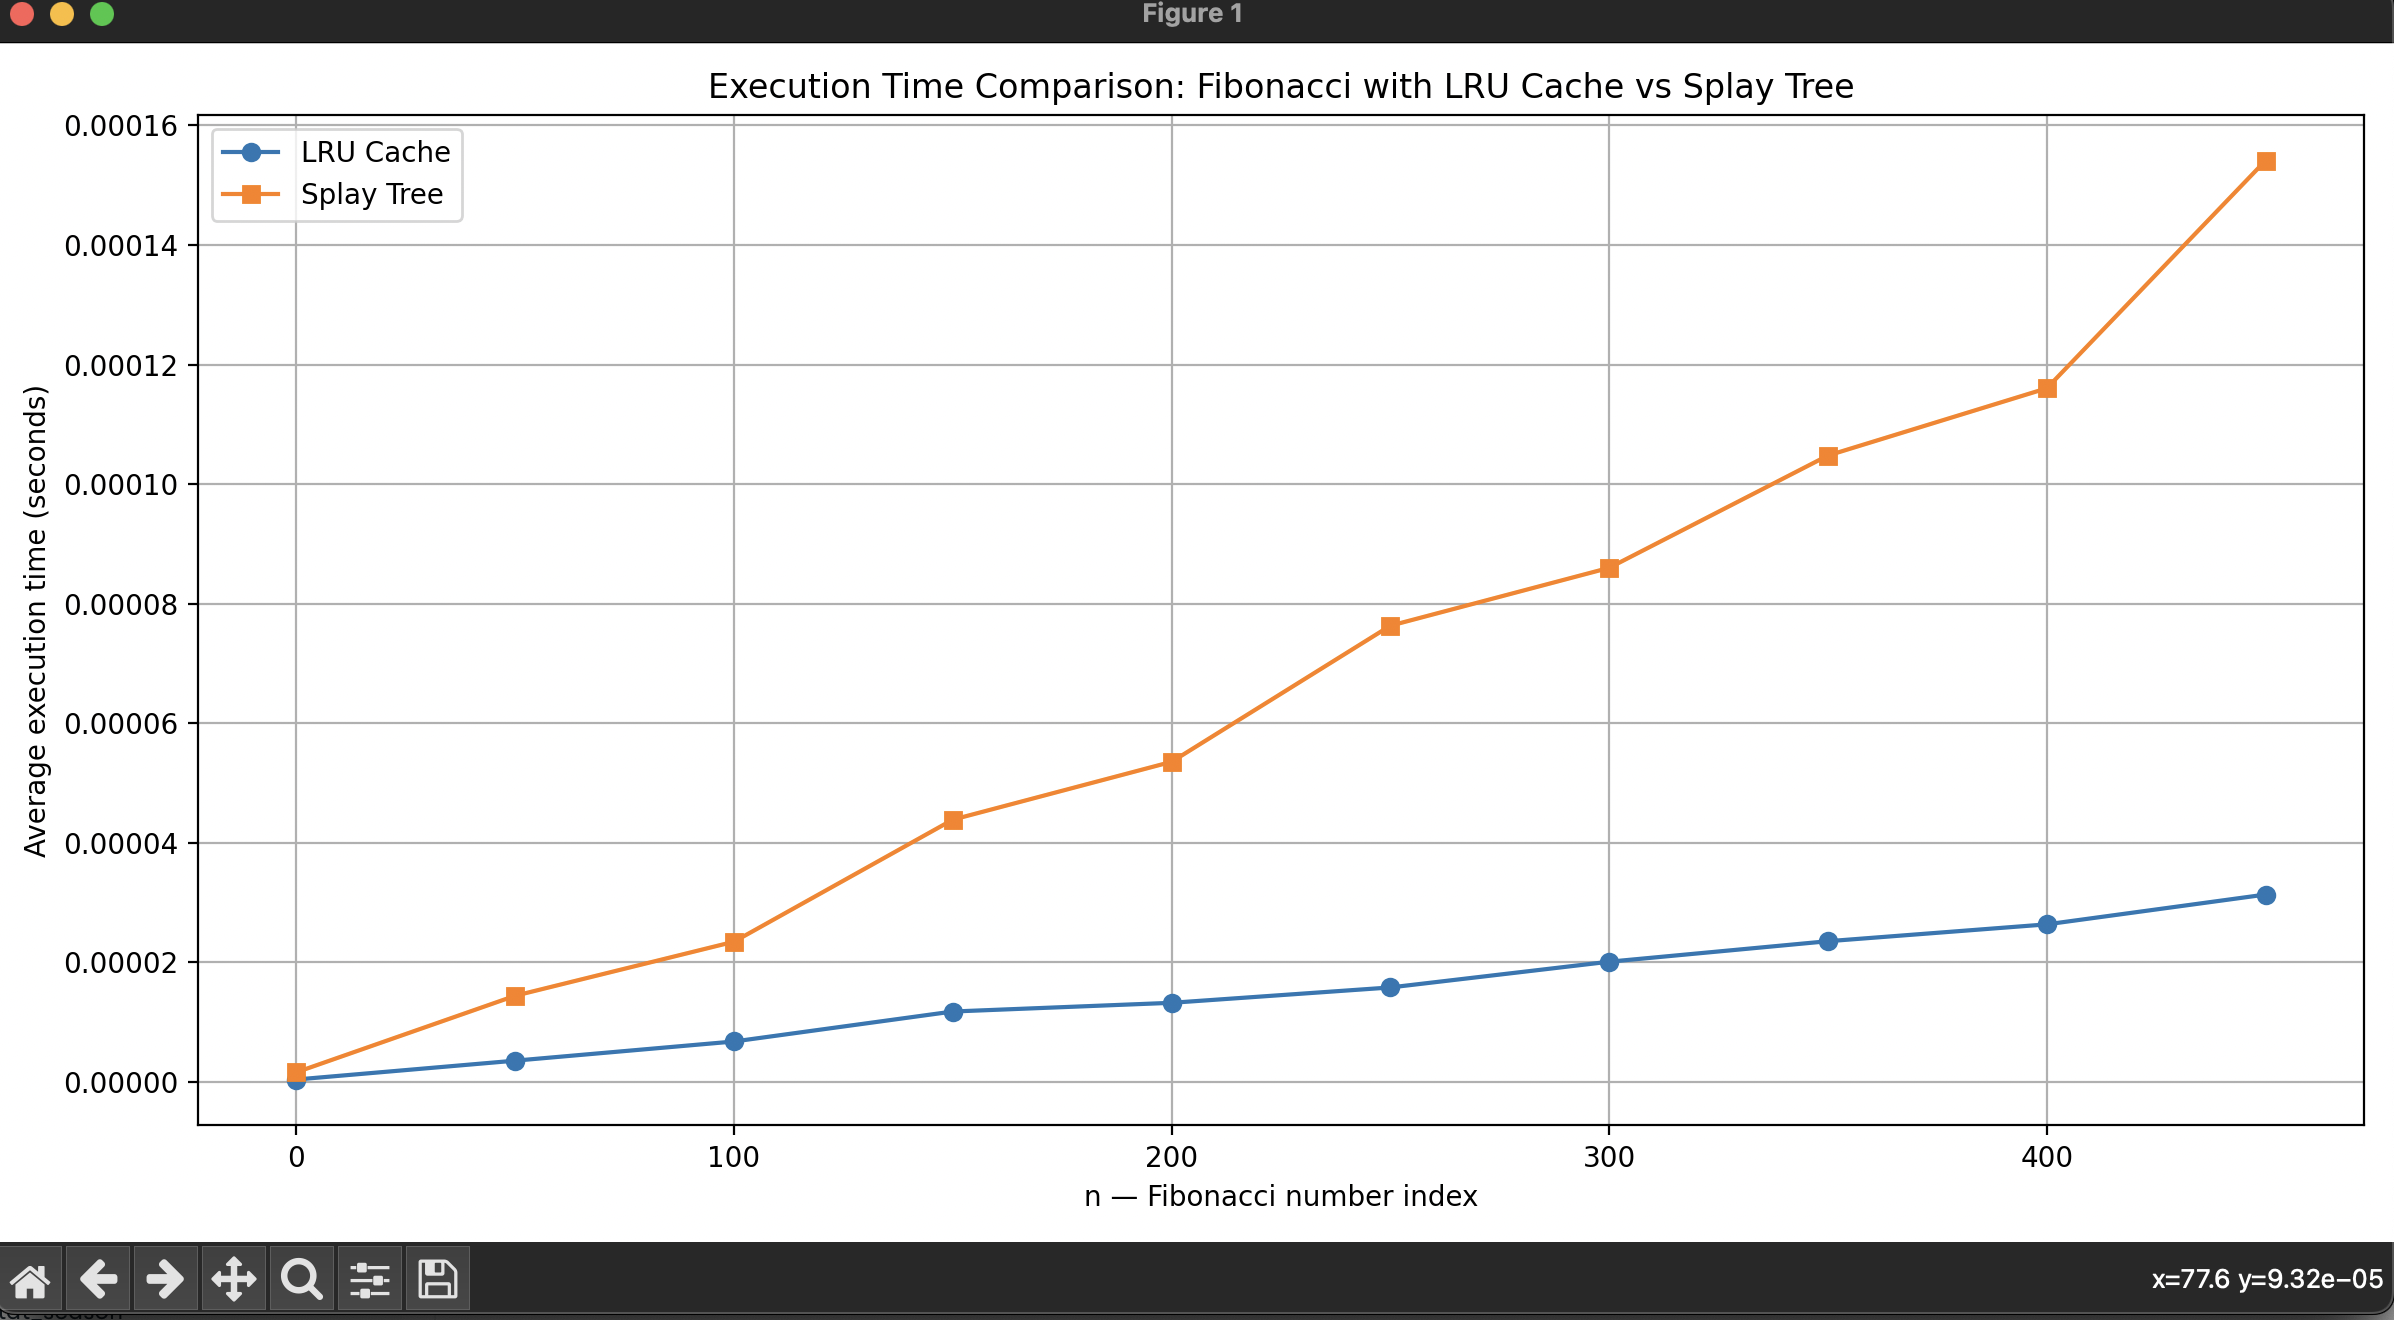

Write Python code to recreate this figure.
import timeit
import sys
from functools import lru_cache
import matplotlib.pyplot as plt
from tabulate import tabulate

# Increase recursion limit for large Fibonacci numbers
sys.setrecursionlimit(5000)

# --- LRU Cache implementation --- #


@lru_cache(maxsize=None)
def fibonacci_lru(n):
    if n < 2:
        return n
    return fibonacci_lru(n - 1) + fibonacci_lru(n - 2)

# --- Node for Splay Tree --- #


class Node:
    def __init__(self, key, value):
        self.key = key
        self.value = value
        self.left = None
        self.right = None

# --- Splay Tree implementation --- #


class SplayTree:
    def __init__(self):
        self.root = None

    def _right_rotate(self, x):
        y = x.left
        x.left = y.right
        y.right = x
        return y

    def _left_rotate(self, x):
        y = x.right
        x.right = y.left
        y.left = x
        return y

    def _splay(self, root, key):
        if root is None or root.key == key:
            return root

        if key < root.key:
            if root.left is None:
                return root
            if key < root.left.key:
                root.left.left = self._splay(root.left.left, key)
                root = self._right_rotate(root)
            elif key > root.left.key:
                root.left.right = self._splay(root.left.right, key)
                if root.left.right:
                    root.left = self._left_rotate(root.left)
            return self._right_rotate(root) if root.left else root
        else:
            if root.right is None:
                return root
            if key > root.right.key:
                root.right.right = self._splay(root.right.right, key)
                root = self._left_rotate(root)
            elif key < root.right.key:
                root.right.left = self._splay(root.right.left, key)
                if root.right.left:
                    root.right = self._right_rotate(root.right)
            return self._left_rotate(root) if root.right else root

    def get(self, key):
        self.root = self._splay(self.root, key)
        if self.root and self.root.key == key:
            return self.root.value
        return None

    def insert(self, key, value):
        if self.root is None:
            self.root = Node(key, value)
            return

        self.root = self._splay(self.root, key)

        if self.root.key == key:
            return

        new_node = Node(key, value)
        if key < self.root.key:
            new_node.right = self.root
            new_node.left = self.root.left
            self.root.left = None
        else:
            new_node.left = self.root
            new_node.right = self.root.right
            self.root.right = None
        self.root = new_node

# --- Fibonacci using Splay Tree --- #


def fibonacci_splay(n, tree):
    cached = tree.get(n)
    if cached is not None:
        return cached
    if n < 2:
        tree.insert(n, n)
        return n
    val = fibonacci_splay(n - 1, tree) + fibonacci_splay(n - 2, tree)
    tree.insert(n, val)
    return val

# --- Time measurement function --- #


def measure_time(func, *args, repeat=3):
    timer = timeit.Timer(lambda: func(*args))
    return timer.timeit(number=repeat) / repeat


# --- Main logic --- #
ns = list(range(0, 500, 50))
lru_times = []
splay_times = []
results_table = []

for n in ns:
    fibonacci_lru.cache_clear()
    lru_time = measure_time(fibonacci_lru, n)

    tree = SplayTree()
    splay_time = measure_time(lambda: fibonacci_splay(n, tree))

    lru_times.append(lru_time)
    splay_times.append(splay_time)
    results_table.append((n, lru_time, splay_time))

# --- Print result table --- #
headers = ["n", "LRU Cache Time (s)", "Splay Tree Time (s)"]
print(tabulate([[n, f"{l:.9f}", f"{s:.9f}"] for n, l,
      s in results_table], headers=headers, tablefmt="github"))

# --- Plot execution time --- #
plt.figure(figsize=(12, 6))
plt.plot(ns, lru_times, label="LRU Cache", marker="o")
plt.plot(ns, splay_times, label="Splay Tree", marker="s")
plt.xlabel("n — Fibonacci number index")
plt.ylabel("Average execution time (seconds)")
plt.title("Execution Time Comparison: Fibonacci with LRU Cache vs Splay Tree")
plt.legend()
plt.grid(True)
plt.tight_layout()
plt.show()
